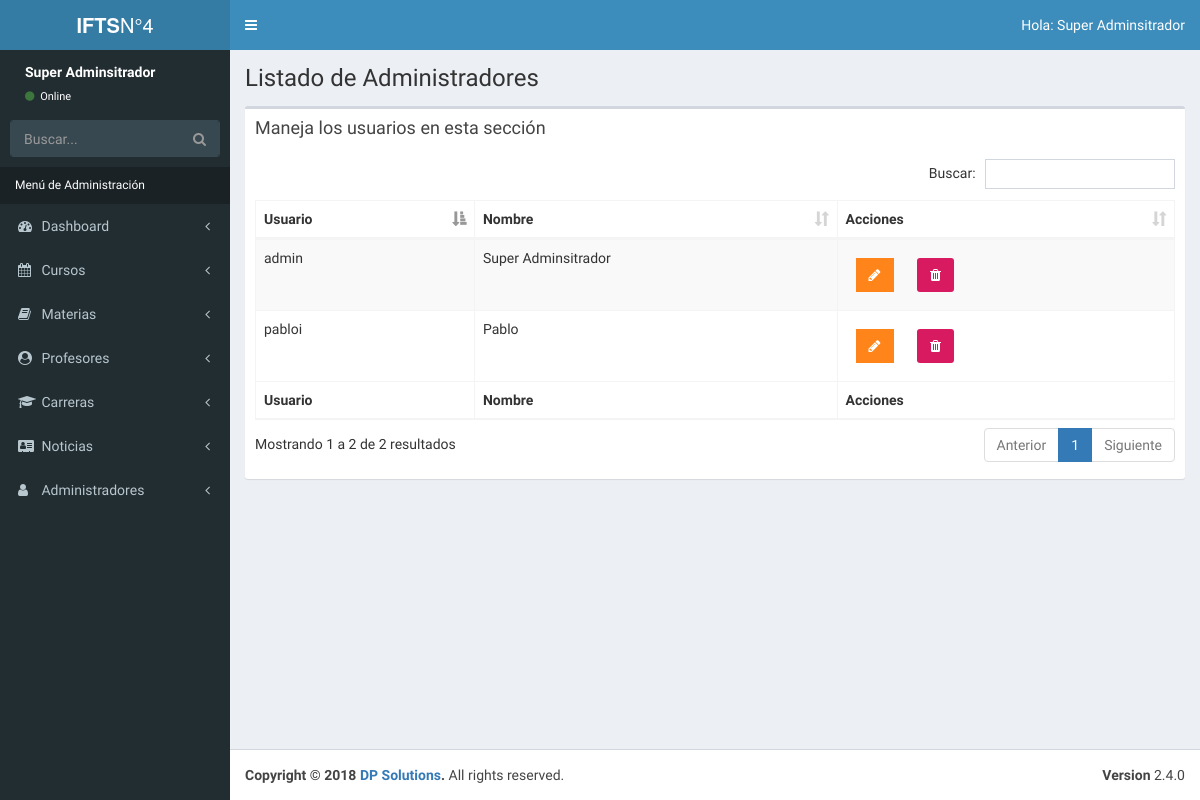
The page /admin/lista-admin.php (signed in) on the database its author committed.
### tables this page shows
CREATE TABLE `usuarios` (
  `idUsuario` int(11) NOT NULL,
  `nickUsuario` varchar(50) NOT NULL,
  `nombreUsuario` varchar(50) DEFAULT NULL,
  `hashPass` varchar(60) NOT NULL,
  `nivel` int(2) NOT NULL,
  `actualizado` date DEFAULT NULL
);

### admin/lista-admin.php (the view, shortened to what this page needs)
<?php
        include_once 'funciones/funciones.php';
        include_once 'templates/header.php';
        include_once 'templates/barra.php';
        include_once 'templates/navegacion.php';
?>
  <div class="content-wrapper">
    <section class="content-header">
          <h1>
            Listado de Administradores
          </h1>
    </section>
    <section class="content">
      <div class="row">
        <div class="col-xs-12">
          <div class="box">
            <div class="box-header">
              <h3 class="box-title">Maneja los usuarios en esta sección</h3>
            </div>
            <div class="box-body">
              <table id="registros" class="table table-bordered table-striped">
                <thead>
                <tr>
                  <th>Usuario</th>
                  <th>Nombre</th>
                  <th>Acciones</th>
                </tr>
                </thead>
                <tbody>
                        <?php
                            try {
                                $sql = "SELECT idUsuario, nickUsuario, nombreUsuario FROM usuarios";
                                $resultado = $conn->query($sql);
                            } catch (Exception $e) {
                                $error = $e->getMessage();
                                echo $error;
                            }
                            while($admin = $resultado->fetch_assoc() ) { ?>
                                <tr>
                                    <td><?php echo $admin['nickUsuario']; ?></td>
                                    <td><?php echo $admin['nombreUsuario']; ?></td>
                                    <td>
                                        <a href="editar-admin.php?id=<?php echo $admin['idUsuario'] ?>" class="btn bg-orange btn-flat margin">
                                            <i class="fa fa-pencil"></i>
                                        </a>
                                        <a href="#" data-id="<?php echo $admin['idUsuario']; ?>" data-tipo="admin" class="btn bg-maroon bnt-flat margin borrar_registro">
                                            <i class="fa fa-trash"></i>
                                        </a>
                                    </td>
                                </tr>
                            <?php }  ?>
                </tbody>
                <tfoot>
                <tr>
                    <th>Usuario</th>
                    <th>Nombre</th>
                    <th>Acciones</th>
                </tr>
                </tfoot>
              </table>
            </div>
          </div>
        </div>
      </div>
    </section>
  </div>
  <?php
          include_once 'templates/footer.php';
  ?>

### rows shown on the page
usuarios: nickUsuario "admin", nombreUsuario "Super Adminsitrador"
usuarios: nickUsuario "pabloi", nombreUsuario "Pablo"

### other values the page prints
$_SESSION['nombre'] "Super Adminsitrador"
